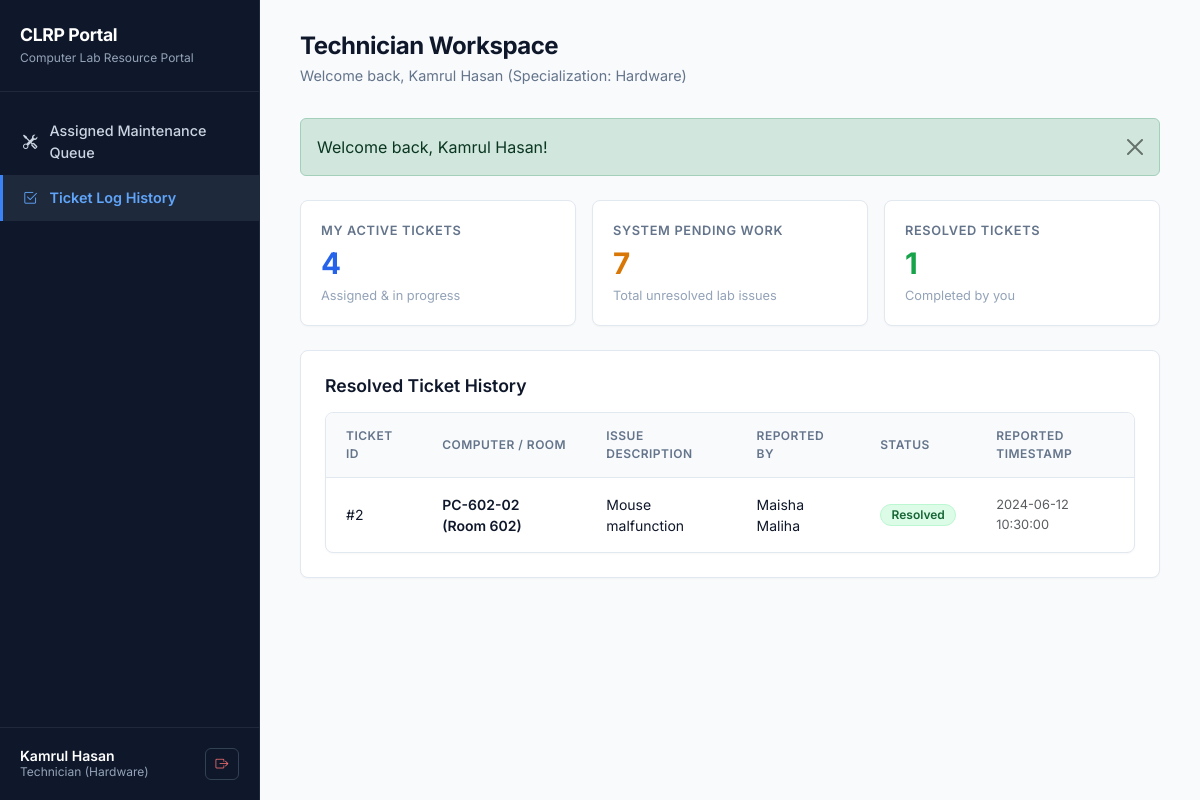
/technician/dashboard.php?tab=history (signed in), run on the app's committed database.
### tables this page shows
CREATE TABLE IF NOT EXISTS Maintenance (
    maintenance_id INT AUTO_INCREMENT PRIMARY KEY,
    computer_id INT NOT NULL,
    student_id VARCHAR(20) NULL,
    technician_id INT NULL,
    issue_description TEXT NOT NULL,
    status VARCHAR(20) NOT NULL DEFAULT 'Pending',
    reported_at TIMESTAMP DEFAULT CURRENT_TIMESTAMP,
    FOREIGN KEY (computer_id) REFERENCES Computer(computer_id)
        ON UPDATE CASCADE ON DELETE CASCADE,
    FOREIGN KEY (student_id) REFERENCES Student(student_id)
        ON UPDATE CASCADE ON DELETE SET NULL,
    FOREIGN KEY (technician_id) REFERENCES Technician(technician_id)
        ON UPDATE CASCADE ON DELETE SET NULL
);

CREATE TABLE IF NOT EXISTS Technician (
    technician_id INT AUTO_INCREMENT PRIMARY KEY,
    name VARCHAR(100) NOT NULL,
    email VARCHAR(100) NOT NULL UNIQUE,
    password VARCHAR(255) NOT NULL,
    specialization VARCHAR(50)
);

CREATE TABLE IF NOT EXISTS Computer (
    computer_id INT AUTO_INCREMENT PRIMARY KEY,
    pc_label VARCHAR(20) NOT NULL,
    ip_address VARCHAR(45),
    status VARCHAR(20) NOT NULL DEFAULT 'Available',
    lab_id INT,
    FOREIGN KEY (lab_id) REFERENCES Lab(lab_id)
        ON UPDATE CASCADE ON DELETE CASCADE
);

CREATE TABLE IF NOT EXISTS Lab (
    lab_id INT AUTO_INCREMENT PRIMARY KEY,
    room_number VARCHAR(20) NOT NULL,
    capacity INT NOT NULL
);

CREATE TABLE IF NOT EXISTS Student (
    student_id VARCHAR(20) PRIMARY KEY,
    name VARCHAR(100) NOT NULL,
    email VARCHAR(100) NOT NULL UNIQUE,
    password VARCHAR(255) NOT NULL,
    dept_id VARCHAR(10),
    FOREIGN KEY (dept_id) REFERENCES Department(dept_id)
        ON UPDATE CASCADE ON DELETE SET NULL
);

### views/technician/dashboard.view.php (the view, shortened to what the rows shown need)
<?php
require_once __DIR__ . '/../../includes/header.php';
require_once __DIR__ . '/../../includes/sidebar.php';
?>
<main class="app-content">
    <div class="page-header">
        <div>
            <h2>Technician Workspace</h2>
            <p>Welcome back, <?= e($user['name']) ?> (Specialization: <?= e($user['extra'] ?? 'General Maintenance') ?>)</p>
        </div>
    </div>
    <?php if ($tab === 'overview'): ?>
        <div class="content-card">
            <div class="d-flex flex-wrap justify-content-between align-items-center mb-3 gap-2">
                <h3 class="card-title mb-0">Assigned Maintenance Queue</h3>
                <div class="btn-group btn-group-sm" role="group">
                    <a href="<?= url('/technician/dashboard.php?tab=overview&filter=my_queue') ?>" class="btn <?= $filter_mode === 'my_queue' ? 'btn-primary-clrp' : 'btn-outline-clrp' ?>">My Tickets & Unassigned</a>
                    <a href="<?= url('/technician/dashboard.php?tab=overview&filter=unassigned') ?>" class="btn <?= $filter_mode === 'unassigned' ? 'btn-primary-clrp' : 'btn-outline-clrp' ?>">Unassigned Only</a>
                    <a href="<?= url('/technician/dashboard.php?tab=overview&filter=all') ?>" class="btn <?= $filter_mode === 'all' ? 'btn-primary-clrp' : 'btn-outline-clrp' ?>">All Active Tickets</a>
                </div>
            </div>
            <div class="table-custom-container">
                <table class="table-custom">
                    <thead>
                        <tr>
                            <th>Ticket ID</th>
                            <th>Computer / Room</th>
                            <th>Reported Issue</th>
                            <th>Reported By</th>
                            <th>Assigned Tech</th>
                            <th>Status</th>
                            <th>Reported At</th>
                            <th class="text-end">Manage Action</th>
                        </tr>
                    </thead>
                    <tbody>
                        <?php if (empty($queue_tickets)): ?>
                            <tr>
                                <td colspan="8" class="text-center text-muted py-4">No active maintenance tickets in this queue.</td>
                            </tr>
                        <?php else: ?>
                            <?php foreach ($queue_tickets as $t): ?>
                                <tr>
                                    <td>#<?= $t['maintenance_id'] ?></td>
                                    <td class="fw-semibold">
                                        <?= e($t['pc_label']) ?><br>
                                        <span class="text-muted font-normal" style="font-size: 0.75rem;"><?= e($t['room_number'] ?? 'Unassigned Room') ?></span>
                                    </td>
                                    <td style="max-width: 240px;">
                                        <div class="fw-normal" style="font-size: 0.875rem;"><?= e($t['issue_description']) ?></div>
                                    </td>
                                    <td>
                                        <?= e($t['student_name'] ?? 'System/Staff') ?><br>
                                        <span class="text-muted" style="font-size: 0.75rem;"><?= e($t['student_email'] ?? '') ?></span>
                                    </td>
                                    <td>
                                        <?php if ($t['technician_id'] == $technician_id): ?>
                                            <span class="badge bg-primary-subtle text-primary border border-primary-subtle px-2">Assigned to You</span>
                                        <?php elseif ($t['technician_id']): ?>
                                            <span class="text-secondary"><?= e($t['tech_name']) ?></span>
                                        <?php else: ?>
                                            <span class="badge bg-warning-subtle text-warning-emphasis border border-warning-subtle px-2">Unassigned</span>
                                        <?php endif; ?>
                                    </td>
                                    <td><?= render_status_badge($t['status']) ?></td>
                                    <td style="font-size: 0.8rem;" class="text-muted"><?= e($t['reported_at']) ?></td>
                                    <td class="text-end">
                                        <div class="d-flex justify-content-end gap-1">
                                            <?php if (!$t['technician_id']): ?>
                                                <form action="<?= url('/technician/dashboard.php?tab=overview') ?>" method="POST" class="d-inline">
                                                    <input type="hidden" name="csrf_token" value="<?= csrf_token() ?>">
                                                    <input type="hidden" name="action" value="claim_ticket">
                                                    <input type="hidden" name="maintenance_id" value="<?= $t['maintenance_id'] ?>">
                                                    <button type="submit" class="btn btn-outline-clrp btn-sm" title="Claim ticket">
                                                        Claim <i class="bi bi-hand-index-thumb ms-1"></i>
                                                    </button>
                                                </form>
                                            <?php endif; ?>
                                            <form action="<?= url('/technician/dashboard.php?tab=overview') ?>" method="POST" class="d-inline">
                                                <input type="hidden" name="csrf_token" value="<?= csrf_token() ?>">
                                                <input type="hidden" name="action" value="update_status">
                                                <input type="hidden" name="maintenance_id" value="<?= $t['maintenance_id'] ?>">
                                                <select name="status" class="form-select form-select-sm d-inline-block w-auto" onchange="this.form.submit()" style="font-size: 0.8rem; padding: 0.25rem 0.5rem;">
                                                    <option value="Pending" <?= $t['status'] === 'Pending' ? 'selected' : '' ?>>Pending</option>
                                                    <option value="In Progress" <?= $t['status'] === 'In Progress' ? 'selected' : '' ?>>In Progress</option>
                                                    <option value="Resolved" <?= $t['status'] === 'Resolved' ? 'selected' : '' ?>>Resolved</option>
                                                </select>
                                            </form>
                                        </div>
                                    </td>
                                </tr>
                            <?php endforeach; ?>
                        <?php endif; ?>
                    </tbody>
                </table>
            </div>
        </div>
    <?php elseif ($tab === 'history'): ?>
        <div class="content-card">
            <div class="table-custom-container">
                <table class="table-custom">
                    <thead>
                        <tr>
                            <th>Ticket ID</th>
                            <th>Computer / Room</th>
                            <th>Issue Description</th>
                            <th>Reported By</th>
                            <th>Status</th>
                            <th>Reported Timestamp</th>
                        </tr>
                    </thead>
                    <tbody>
                        <?php if (empty($queue_tickets)): ?>
                            <tr>
                                <td colspan="6" class="text-center text-muted py-4">No resolved tickets logged under your account yet.</td>
                            </tr>
                        <?php else: ?>
                            <?php foreach ($queue_tickets as $t): ?>
                                <tr>
                                    <td>#<?= $t['maintenance_id'] ?></td>
                                    <td class="fw-semibold">
                                        <?= e($t['pc_label']) ?> (<?= e($t['room_number']) ?>)
                                    </td>
                                    <td><?= e($t['issue_description']) ?></td>
                                    <td><?= e($t['student_name'] ?? 'N/A') ?></td>
                                    <td><?= render_status_badge($t['status']) ?></td>
                                    <td style="font-size: 0.8rem;" class="text-muted"><?= e($t['reported_at']) ?></td>
                                </tr>
                            <?php endforeach; ?>
                        <?php endif; ?>
                    </tbody>
                </table>
            </div>
        </div>
    <?php endif; ?>
</main>
<?php require_once __DIR__ . '/../../includes/footer.php'; ?>

### includes/sidebar.php (shortened to what the rows shown need)
<?php
$user = get_logged_in_user();
$role = strtolower($user['role'] ?? '');
?>
<aside class="app-sidebar">
    <div class="sidebar-brand">
        <h1>CLRP Portal</h1>
    </div>
    <div class="sidebar-footer">
        <div class="user-profile">
            <div class="user-info">
                <div class="user-name" title="<?= e($user['name']) ?>"><?= e($user['name']) ?></div>
                <div class="user-role"><?= e(ucfirst($role)) ?> <?= $user['extra'] ? '('.e($user['extra']).')' : '' ?></div>
            </div>
        </div>
    </div>
</aside>

### includes/auth.php (shortened to what the rows shown need)
<?php
function e($string) {
    return htmlspecialchars($string ?? '', ENT_QUOTES, 'UTF-8');
}
function is_logged_in() {
    return isset($_SESSION['user_id']) && isset($_SESSION['role']);
}
function get_logged_in_user() {
    return [
        'id' => $_SESSION['user_id'],
        'name' => $_SESSION['user_name'],
        'email' => $_SESSION['user_email'],
        'role' => $_SESSION['role'],
        'extra' => $_SESSION['user_extra'] ?? null
    ];
}
function render_status_badge($status) {
    $s = trim($status);
    $badgeClass = 'badge-secondary';
    switch ($s) {
        case 'Available':
        case 'Approved':
        case 'Resolved':
            $badgeClass = 'badge-available';
            break;
    }
    return '<span class="status-badge ' . $badgeClass . '">' . e($s) . '</span>';
}

### data on the page
maintenance: technician.name "Kamrul Hasan", maintenance_id "2", computer.pc_label "PC-602-02", lab.room_number "Room 602", issue_description "Mouse malfunction", student.name "Maisha Maliha", status "Resolved", reported_at "2024-06-12 10:30:00"

### other printed values
$role "Technician"
$user['extra'] "Hardware"
$flash['message'] "Welcome back, Kamrul Hasan!"
$assigned_tickets "4"
$pending_work "7"
$resolved_tickets "1"
